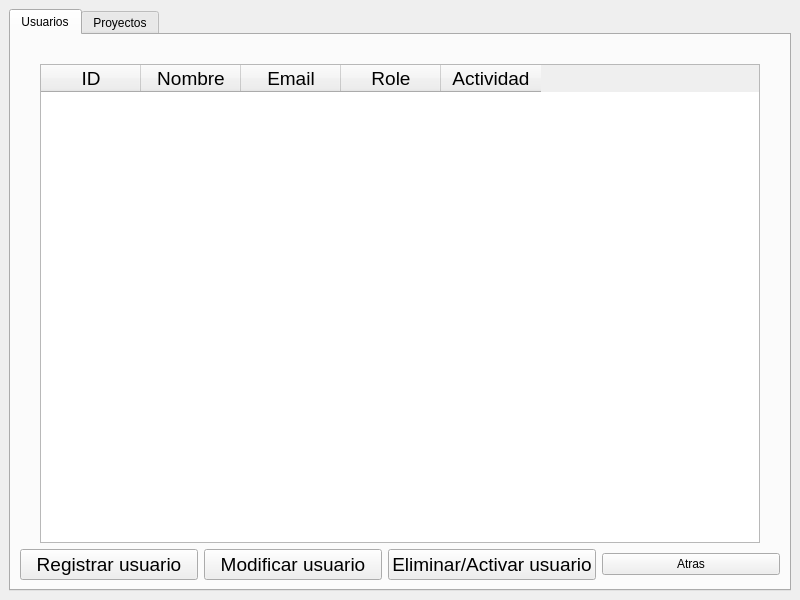
<?xml version="1.0" encoding="UTF-8"?>
<ui version="4.0">
 <class>MainWindow</class>
 <widget class="QMainWindow" name="MainWindow">
  <property name="geometry">
   <rect>
    <x>0</x>
    <y>0</y>
    <width>800</width>
    <height>600</height>
   </rect>
  </property>
  <property name="windowTitle">
   <string>MainWindow</string>
  </property>
  <widget class="QWidget" name="centralwidget">
   <layout class="QGridLayout" name="gridLayout">
    <item row="0" column="1">
     <widget class="QTabWidget" name="tabWidget">
      <property name="currentIndex">
       <number>0</number>
      </property>
      <widget class="QWidget" name="tab">
       <attribute name="title">
        <string>Usuarios</string>
       </attribute>
       <layout class="QVBoxLayout" name="verticalLayout">
        <item>
         <layout class="QGridLayout" name="gridLayout_5">
          <item row="0" column="1">
           <spacer name="horizontalSpacer_2">
            <property name="orientation">
             <enum>Qt::Horizontal</enum>
            </property>
            <property name="sizeHint" stdset="0">
             <size>
              <width>40</width>
              <height>20</height>
             </size>
            </property>
           </spacer>
          </item>
          <item row="2" column="1">
           <widget class="QTableWidget" name="tableWidget">
            <property name="font">
             <font>
              <pointsize>14</pointsize>
             </font>
            </property>
            <property name="selectionBehavior">
             <enum>QAbstractItemView::SelectRows</enum>
            </property>
            <column>
             <property name="text">
              <string>ID</string>
             </property>
            </column>
            <column>
             <property name="text">
              <string>Nombre</string>
             </property>
            </column>
            <column>
             <property name="text">
              <string>Email</string>
             </property>
            </column>
            <column>
             <property name="text">
              <string>Role</string>
             </property>
            </column>
            <column>
             <property name="text">
              <string>Actividad</string>
             </property>
            </column>
           </widget>
          </item>
          <item row="2" column="0">
           <spacer name="verticalSpacer_3">
            <property name="orientation">
             <enum>Qt::Vertical</enum>
            </property>
            <property name="sizeHint" stdset="0">
             <size>
              <width>20</width>
              <height>40</height>
             </size>
            </property>
           </spacer>
          </item>
          <item row="2" column="2">
           <spacer name="verticalSpacer_4">
            <property name="orientation">
             <enum>Qt::Vertical</enum>
            </property>
            <property name="sizeHint" stdset="0">
             <size>
              <width>20</width>
              <height>40</height>
             </size>
            </property>
           </spacer>
          </item>
         </layout>
        </item>
        <item>
         <layout class="QGridLayout" name="gridLayout_4">
          <item row="0" column="0">
           <widget class="QPushButton" name="pushButton_Registrar_usuario_2">
            <property name="font">
             <font>
              <pointsize>14</pointsize>
             </font>
            </property>
            <property name="text">
             <string>Registrar usuario</string>
            </property>
           </widget>
          </item>
          <item row="0" column="2">
           <widget class="QPushButton" name="pushButton_Eliminar_usuario">
            <property name="font">
             <font>
              <pointsize>14</pointsize>
             </font>
            </property>
            <property name="text">
             <string>Eliminar/Activar usuario</string>
            </property>
           </widget>
          </item>
          <item row="0" column="1">
           <widget class="QPushButton" name="pushButton_Modificar_usuario">
            <property name="font">
             <font>
              <pointsize>14</pointsize>
             </font>
            </property>
            <property name="text">
             <string>Modificar usuario</string>
            </property>
           </widget>
          </item>
          <item row="0" column="3">
           <widget class="QPushButton" name="pushButton_Atras">
            <property name="text">
             <string>Atras</string>
            </property>
           </widget>
          </item>
         </layout>
        </item>
       </layout>
      </widget>
      <widget class="QWidget" name="tab_2">
       <attribute name="title">
        <string>Proyectos</string>
       </attribute>
       <layout class="QVBoxLayout" name="verticalLayout_2">
        <item>
         <layout class="QGridLayout" name="gridLayout_2">
          <item row="0" column="0">
           <widget class="QTableWidget" name="tableWidget_Poryectos">
            <column>
             <property name="text">
              <string>Usuario</string>
             </property>
            </column>
            <column>
             <property name="text">
              <string>Proyecto</string>
             </property>
            </column>
           </widget>
          </item>
         </layout>
        </item>
       </layout>
      </widget>
     </widget>
    </item>
   </layout>
  </widget>
 </widget>
 <resources/>
 <connections/>
</ui>
